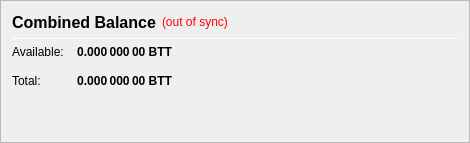
                   <widget class="QFrame" name="frame_CombinedBalances">
                    <property name="minimumSize">
                     <size>
                      <width>470</width>
                      <height>0</height>
                     </size>
                    </property>
                    <property name="frameShape">
                     <enum>QFrame::StyledPanel</enum>
                    </property>
                    <property name="frameShadow">
                     <enum>QFrame::Raised</enum>
                    </property>
                    <layout class="QVBoxLayout" name="verticalLayout_5">
                     <item>
                      <layout class="QHBoxLayout" name="horizontalLayout_5" stretch="0,0,0">
                       <item>
                        <widget class="QLabel" name="label_5z">
                         <property name="minimumSize">
                          <size>
                           <width>0</width>
                           <height>20</height>
                          </size>
                         </property>
                         <property name="font">
                          <font>
                           <pointsize>12</pointsize>
                           <weight>75</weight>
                           <bold>true</bold>
                          </font>
                         </property>
                         <property name="toolTip">
                          <string>Combined Balance (including unconfirmed and immature coins)</string>
                         </property>
                         <property name="text">
                          <string>Combined Balance</string>
                         </property>
                        </widget>
                       </item>
                       <item>
                        <widget class="QLabel" name="labelWalletStatus">
                         <property name="cursor">
                          <cursorShape>WhatsThisCursor</cursorShape>
                         </property>
                         <property name="toolTip">
                          <string>The displayed information may be out of date. Your wallet automatically synchronizes with the BITSTATS network after a connection is established, but this process has not completed yet.</string>
                         </property>
                         <property name="styleSheet">
                          <string notr="true">QLabel { color: red; }</string>
                         </property>
                         <property name="text">
                          <string notr="true">(out of sync)</string>
                         </property>
                         <property name="alignment">
                          <set>Qt::AlignLeading|Qt::AlignLeft|Qt::AlignVCenter</set>
                         </property>
                        </widget>
                       </item>
                       <item>
                        <spacer name="horizontalSpacer_1">
                         <property name="orientation">
                          <enum>Qt::Horizontal</enum>
                         </property>
                         <property name="sizeHint" stdset="0">
                          <size>
                           <width>40</width>
                           <height>20</height>
                          </size>
                         </property>
                        </spacer>
                       </item>
                      </layout>
                     </item>
                     <item>
                      <widget class="Line" name="line_CombinedBalance">
                       <property name="minimumSize">
                        <size>
                         <width>0</width>
                         <height>1</height>
                        </size>
                       </property>
                       <property name="maximumSize">
                        <size>
                         <width>16777215</width>
                         <height>1</height>
                        </size>
                       </property>
                       <property name="orientation">
                        <enum>Qt::Horizontal</enum>
                       </property>
                      </widget>
                     </item>
                     <item>
                      <layout class="QGridLayout" name="gridLayout_3">
                       <property name="spacing">
                        <number>12</number>
                       </property>
                       <item row="1" column="0">
                        <widget class="QLabel" name="labelBalanceTextz">
                         <property name="text">
                          <string>Available:</string>
                         </property>
                        </widget>
                       </item>
                       <item row="1" column="1">
                        <widget class="QLabel" name="labelBalancez">
                         <property name="font">
                          <font>
                           <weight>75</weight>
                           <bold>true</bold>
                          </font>
                         </property>
                         <property name="cursor">
                          <cursorShape>IBeamCursor</cursorShape>
                         </property>
                         <property name="toolTip">
                          <string>Your current spendable balance</string>
                         </property>
                         <property name="text">
                          <string notr="true">0.000 000 00 BTT</string>
                         </property>
                         <property name="alignment">
                          <set>Qt::AlignRight|Qt::AlignTrailing|Qt::AlignVCenter</set>
                         </property>
                         <property name="textInteractionFlags">
                          <set>Qt::LinksAccessibleByMouse|Qt::TextSelectableByKeyboard|Qt::TextSelectableByMouse</set>
                         </property>
                        </widget>
                       </item>
                       <item row="2" column="0">
                        <widget class="QLabel" name="labelTotalTextz">
                         <property name="text">
                          <string>Total:</string>
                         </property>
                        </widget>
                       </item>
                       <item row="2" column="1">
                        <widget class="QLabel" name="labelTotalz">
                         <property name="font">
                          <font>
                           <weight>75</weight>
                           <bold>true</bold>
                          </font>
                         </property>
                         <property name="cursor">
                          <cursorShape>IBeamCursor</cursorShape>
                         </property>
                         <property name="toolTip">
                          <string>Total Balance, including all unavailable coins.</string>
                         </property>
                         <property name="text">
                          <string notr="true">0.000 000 00 BTT</string>
                         </property>
                         <property name="alignment">
                          <set>Qt::AlignRight|Qt::AlignTrailing|Qt::AlignVCenter</set>
                         </property>
                         <property name="textInteractionFlags">
                          <set>Qt::LinksAccessibleByMouse|Qt::TextSelectableByKeyboard|Qt::TextSelectableByMouse</set>
                         </property>
                        </widget>
                       </item>
                       <item row="2" column="3">
                        <spacer name="horizontalSpacer_2">
                         <property name="orientation">
                          <enum>Qt::Horizontal</enum>
                         </property>
                         <property name="sizeHint" stdset="0">
                          <size>
                           <width>40</width>
                           <height>20</height>
                          </size>
                         </property>
                        </spacer>
                       </item>
                      </layout>
                     </item>
                     <item>
                      <spacer name="verticalSpacer_1">
                       <property name="orientation">
                        <enum>Qt::Vertical</enum>
                       </property>
                       <property name="sizeHint" stdset="0">
                        <size>
                         <width>20</width>
                         <height>40</height>
                        </size>
                       </property>
                      </spacer>
                     </item>
                    </layout>
                   </widget>
